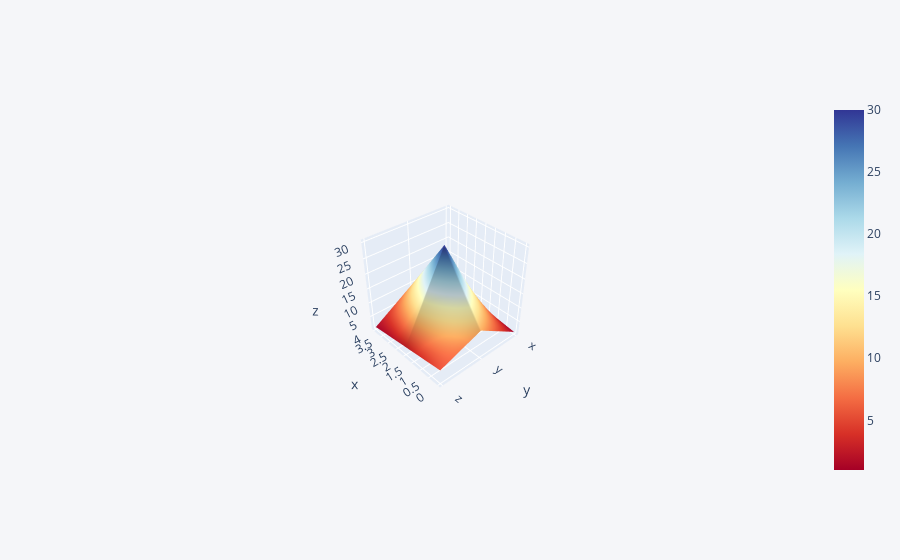

The code cell stored with this chart in its notebook:
### Markdown cell above
## 3d Surface

### Code cell
df3 = pd.DataFrame({'x':[1,2,3,4,5],'y':[10,20,30,20,10],'z':[5,4,3,2,1]})
df3.iplot(kind='surface',colorscale='rdylbu')

### Figure 1 — Plotly figure (JSON) as saved in the notebook; plotly's stock layout.template omitted (floating-point values rounded to 4 significant figures)
{"data": [{"colorscale": [[0, "rgb(165,0,38)"], [0.1, "rgb(215,48,39)"], [0.2, "rgb(244,109,67)"], [0.3, "rgb(253,174,97)"], [0.4, "rgb(254,224,144)"], [0.5, "rgb(255,255,191)"], [0.6, "rgb(224,243,248)"], [0.7, "rgb(171,217,233)"], [0.8, "rgb(116,173,209)"], [0.9, "rgb(69,117,180)"], [1, "rgb(49,54,149)"]], "type": "surface", "x": [0, 1, 2, 3, 4], "y": ["x", "y", "z"], "z": [[1, 2, 3, 4, 5], [10, 20, 30, 20, 10], [5, 4, 3, 2, 1]]}], "layout": {"autosize": true, "legend": {"bgcolor": "#F5F6F9", "font": {"color": "#4D5663"}}, "paper_bgcolor": "#F5F6F9", "plot_bgcolor": "#F5F6F9", "scene": {"aspectmode": "auto", "aspectratio": {"x": 1, "y": 1, "z": 1}, "camera": {"center": {"x": 0, "y": 0, "z": 0}, "eye": {"x": -2.485, "y": 2.231, "z": 2.446}, "projection": {"type": "perspective"}, "up": {"x": 0, "y": 0, "z": 1}}}, "title": {"font": {"color": "#4D5663"}}, "xaxis": {"gridcolor": "#E1E5ED", "showgrid": true, "tickfont": {"color": "#4D5663"}, "title": {"font": {"color": "#4D5663"}, "text": ""}, "zerolinecolor": "#E1E5ED"}, "yaxis": {"gridcolor": "#E1E5ED", "showgrid": true, "tickfont": {"color": "#4D5663"}, "title": {"font": {"color": "#4D5663"}, "text": ""}, "zerolinecolor": "#E1E5ED"}}}
